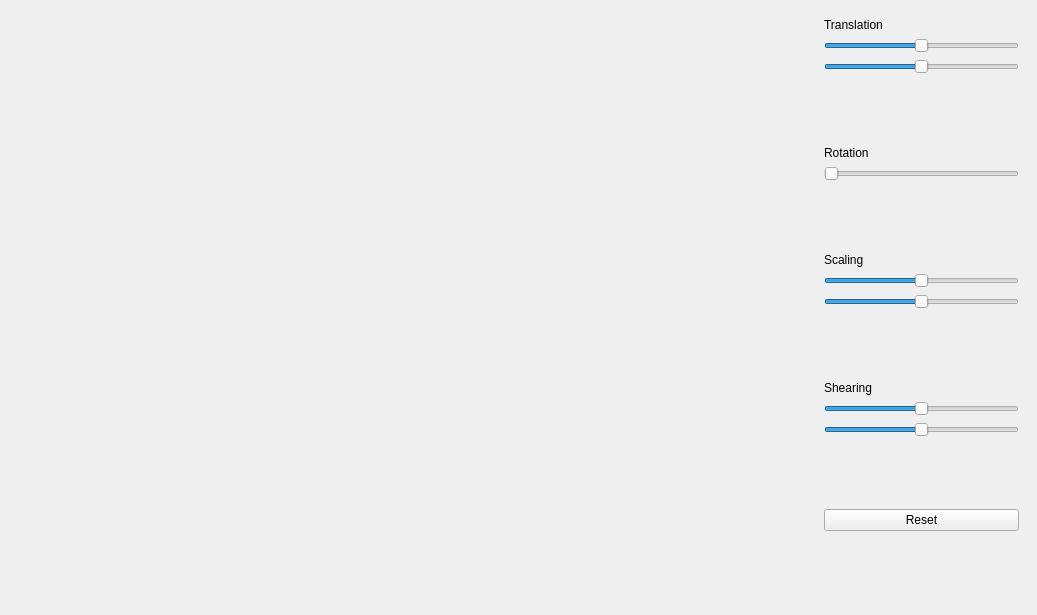
<?xml version="1.0" encoding="UTF-8"?>
<ui version="4.0">
 <class>MainWindow</class>
 <widget class="QMainWindow" name="MainWindow">
  <property name="geometry">
   <rect>
    <x>0</x>
    <y>0</y>
    <width>1037</width>
    <height>615</height>
   </rect>
  </property>
  <property name="windowTitle">
   <string>MainWindow</string>
  </property>
  <widget class="QWidget" name="MyWindow">
   <layout class="QHBoxLayout" name="horizontalLayout" stretch="80,20">
    <item>
     <widget class="Ekran" name="ekran" native="true">
      <property name="maximumSize">
       <size>
        <width>800</width>
        <height>800</height>
       </size>
      </property>
     </widget>
    </item>
    <item>
     <widget class="QWidget" name="widget_2" native="true">
      <layout class="QVBoxLayout" name="verticalLayout">
       <item>
        <widget class="QLabel" name="label">
         <property name="text">
          <string>Translation</string>
         </property>
        </widget>
       </item>
       <item>
        <widget class="QSlider" name="right_left">
         <property name="minimum">
          <number>-100</number>
         </property>
         <property name="maximum">
          <number>100</number>
         </property>
         <property name="value">
          <number>0</number>
         </property>
         <property name="sliderPosition">
          <number>0</number>
         </property>
         <property name="orientation">
          <enum>Qt::Horizontal</enum>
         </property>
        </widget>
       </item>
       <item>
        <widget class="QSlider" name="up_down">
         <property name="minimum">
          <number>-100</number>
         </property>
         <property name="maximum">
          <number>100</number>
         </property>
         <property name="value">
          <number>0</number>
         </property>
         <property name="sliderPosition">
          <number>0</number>
         </property>
         <property name="orientation">
          <enum>Qt::Horizontal</enum>
         </property>
        </widget>
       </item>
       <item>
        <spacer name="verticalSpacer">
         <property name="orientation">
          <enum>Qt::Vertical</enum>
         </property>
         <property name="sizeHint" stdset="0">
          <size>
           <width>20</width>
           <height>40</height>
          </size>
         </property>
        </spacer>
       </item>
       <item>
        <widget class="QLabel" name="label_2">
         <property name="text">
          <string>Rotation</string>
         </property>
        </widget>
       </item>
       <item>
        <widget class="QSlider" name="rotation">
         <property name="maximum">
          <number>360</number>
         </property>
         <property name="value">
          <number>0</number>
         </property>
         <property name="sliderPosition">
          <number>0</number>
         </property>
         <property name="orientation">
          <enum>Qt::Horizontal</enum>
         </property>
        </widget>
       </item>
       <item>
        <spacer name="verticalSpacer_2">
         <property name="orientation">
          <enum>Qt::Vertical</enum>
         </property>
         <property name="sizeHint" stdset="0">
          <size>
           <width>20</width>
           <height>40</height>
          </size>
         </property>
        </spacer>
       </item>
       <item>
        <widget class="QLabel" name="label_3">
         <property name="text">
          <string>Scaling</string>
         </property>
        </widget>
       </item>
       <item>
        <widget class="QSlider" name="scaling_rl">
         <property name="minimum">
          <number>0</number>
         </property>
         <property name="maximum">
          <number>800</number>
         </property>
         <property name="value">
          <number>400</number>
         </property>
         <property name="sliderPosition">
          <number>400</number>
         </property>
         <property name="orientation">
          <enum>Qt::Horizontal</enum>
         </property>
        </widget>
       </item>
       <item>
        <widget class="QSlider" name="scaling_ud">
         <property name="minimum">
          <number>0</number>
         </property>
         <property name="maximum">
          <number>800</number>
         </property>
         <property name="value">
          <number>400</number>
         </property>
         <property name="sliderPosition">
          <number>400</number>
         </property>
         <property name="orientation">
          <enum>Qt::Horizontal</enum>
         </property>
        </widget>
       </item>
       <item>
        <spacer name="verticalSpacer_3">
         <property name="orientation">
          <enum>Qt::Vertical</enum>
         </property>
         <property name="sizeHint" stdset="0">
          <size>
           <width>20</width>
           <height>40</height>
          </size>
         </property>
        </spacer>
       </item>
       <item>
        <widget class="QLabel" name="label_4">
         <property name="text">
          <string>Shearing</string>
         </property>
        </widget>
       </item>
       <item>
        <widget class="QSlider" name="shearing1">
         <property name="minimum">
          <number>-100</number>
         </property>
         <property name="maximum">
          <number>100</number>
         </property>
         <property name="value">
          <number>0</number>
         </property>
         <property name="sliderPosition">
          <number>0</number>
         </property>
         <property name="orientation">
          <enum>Qt::Horizontal</enum>
         </property>
        </widget>
       </item>
       <item>
        <widget class="QSlider" name="shearing2">
         <property name="minimum">
          <number>-100</number>
         </property>
         <property name="maximum">
          <number>100</number>
         </property>
         <property name="value">
          <number>0</number>
         </property>
         <property name="sliderPosition">
          <number>0</number>
         </property>
         <property name="orientation">
          <enum>Qt::Horizontal</enum>
         </property>
        </widget>
       </item>
       <item>
        <spacer name="verticalSpacer_4">
         <property name="orientation">
          <enum>Qt::Vertical</enum>
         </property>
         <property name="sizeHint" stdset="0">
          <size>
           <width>20</width>
           <height>40</height>
          </size>
         </property>
        </spacer>
       </item>
       <item>
        <widget class="QPushButton" name="reset">
         <property name="text">
          <string>Reset</string>
         </property>
        </widget>
       </item>
       <item>
        <spacer name="verticalSpacer_5">
         <property name="orientation">
          <enum>Qt::Vertical</enum>
         </property>
         <property name="sizeHint" stdset="0">
          <size>
           <width>20</width>
           <height>40</height>
          </size>
         </property>
        </spacer>
       </item>
      </layout>
     </widget>
    </item>
   </layout>
  </widget>
 </widget>
 <customwidgets>
  <customwidget>
   <class>Ekran</class>
   <extends>QWidget</extends>
   <header>ekran.h</header>
   <container>1</container>
  </customwidget>
 </customwidgets>
 <resources/>
 <connections/>
</ui>
